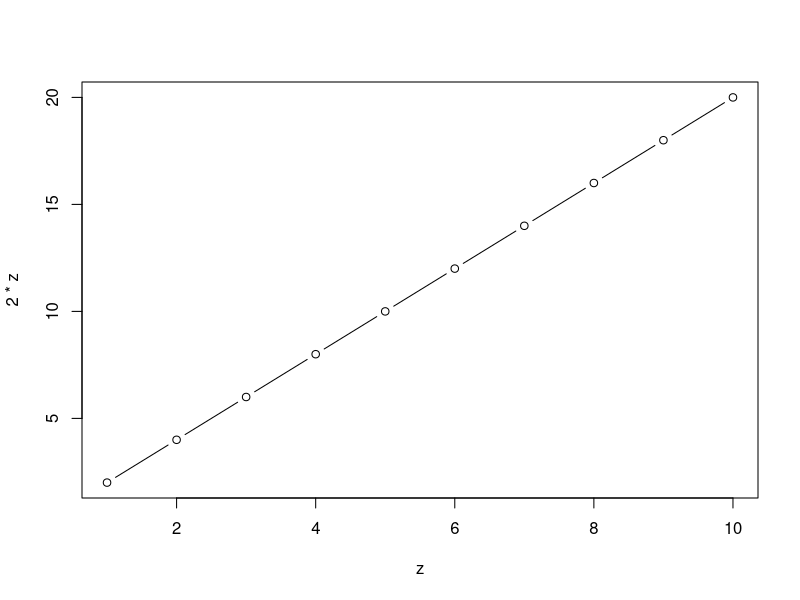

This figure's R source:
## ---- chunk 1
knitr::opts_chunk$set(echo = TRUE)
## ---- chunk 2
1 + 1
## ---- chunk 3
2 - 1
## ---- chunk 4
x <- 1
x + 1
## ---- chunk 5
y <- 2
y - 1
## ---- chunk 6
a <- "not"
b <- "elegant"
# Rではスクリプトの中の#の行は何を書いても良いので、メモに使う(コメントアウトといって、無視されます)
paste(a, b)
## ---- chunk 7
str(x)
str(a)
## ---- chunk 8
z <- 1:10
z
str(z)
## ---- chunk 9
plot(z, 2 * z, type = "b")
